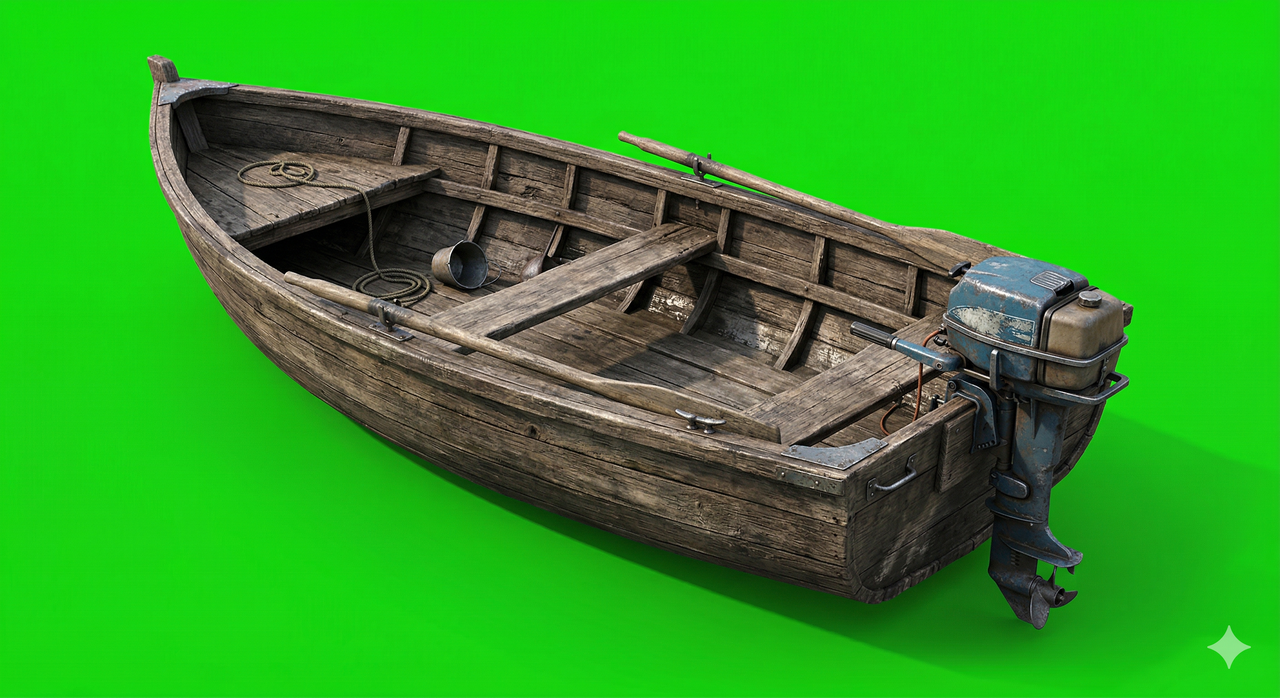
#> input picture scenery/boat_escape.png, 1280 x 698 px, found by its file name; the run also reads 1 picture not shown here
$ python subject_extractor.py
#> lines starting #> are read from the running program, lines starting #| are printed output that depends on the picture; pictures that were not available may be replaced by others from this repository, and a replacement may not be noted
"""Subject Extractor — cuts a subject out of any visual + composites onto chroma.

Complement to vector_compositor (which only handles Shutterstock vectors,
deterministic). This one handles arbitrary source images with unwanted
backgrounds — old/ assets, Veo frames, Gemini round candidates with bad bg, etc.

Modes:
  rembg     — generic AI-based subject extraction (boats, jeeps, props,
              human silhouettes — anything photographic on any bg)
  luma      — luminance matte for smoke/dust/fog on dark bg (bright -> alpha,
              dark -> transparent). Use this for flare_smoke, engine_smoke etc.
  inverse_luma — opposite: dark -> alpha, bright -> transparent. For shadows
                 and silhouettes on bright bg.

Output: PNG on #00B140 chroma, with proper alpha-fringe handling so the
edge doesn't develop the green halo signature we just hunted down.
"""
import sys
import argparse
from pathlib import Path
from PIL import Image, ImageFilter

sys.stdout.reconfigure(encoding="utf-8", errors="replace")

CHROMA = (0, 177, 64)


def extract_rembg(src: Image.Image) -> Image.Image:
    """rembg = U^2-Net based salient object segmentation."""
    from rembg import remove
    out = remove(src)  # returns RGBA with bg removed
    return out


def extract_luma(src: Image.Image, threshold: int = 30, gamma: float = 1.5) -> Image.Image:
    """Bright pixel -> opaque alpha. Dark pixel -> transparent.
    Good for smoke/dust/fog on black bg.
    """
    rgba = src.convert("RGBA")
    px = rgba.load()
    w, h = rgba.size
    for y in range(h):
        for x in range(w):
            r, g, b, a = px[x, y]
            lum = max(r, g, b)  # use max so colored highlights survive
            if lum < threshold:
                px[x, y] = (r, g, b, 0)
            else:
                # smooth alpha ramp from threshold to 255
                a_norm = (lum - threshold) / (255 - threshold)
                a_curved = min(1.0, a_norm ** (1 / gamma))
                px[x, y] = (r, g, b, int(a_curved * 255))
    return rgba


# [58 lines left out: functions extract_inverse_luma, composite_on_chroma, not called in this run]


def save_alpha_png(rgba: Image.Image, output_path: Path):
    """Save as PNG-with-alpha, NO chroma composite. For translucent things
    (smoke, fog, dust, shadows) where the player needs the actual alpha
    channel, not a chroma key.
    """
    output_path.parent.mkdir(parents=True, exist_ok=True)
    rgba.save(output_path)


# [51 lines left out: functions chroma_check, verdict, not called in this run]


def run(input_path: Path, output_path: Path, mode: str, **kw):
#> called with mode = 'rembg'
    print(f"\n>>> {input_path.name}  mode={mode}")
    src = Image.open(input_path)
#> src is the input picture: PIL image 1280x698 RGBA; mean R, G, B, A 45.1, 157.9, 34.7, 255
    if mode == "rembg":
        rgba = extract_rembg(src)
    elif mode == "luma":
        rgba = extract_luma(src, threshold=kw.get("threshold", 30),
                            gamma=kw.get("gamma", 1.5))
    elif mode == "inverse_luma":
        rgba = extract_inverse_luma(src, threshold=kw.get("threshold", 200))
    else:
        raise ValueError(f"unknown mode {mode}")

    out = composite_on_chroma(rgba, defringe=kw.get("defringe", True))
    output_path.parent.mkdir(parents=True, exist_ok=True)
    out.save(output_path)

    c = chroma_check(out)
    v = verdict(c)
    print(f"    saved -> {output_path}")
    print(f"    chroma: purity={c['purity']}  edge={c['edge']}  lean={c['lean']}  [{v}]")
    return v, c


# ============== TEST RUNS ==============

if __name__ == "__main__" and len(sys.argv) == 1:
    OUT = Path(r"C:\emerald\pipeline\review\extracted_v2")
    OUT.mkdir(parents=True, exist_ok=True)

    print("=" * 70)
    print("SUBJECT EXTRACTOR — proof of concept on 3 real cases")
    print("=" * 70)

    # CASE 1: Nirit's hand-made boat (jungle/scene bg) -> chroma cutout
    run(
        Path(r"C:\Users\azril\OneDrive\Desktop\fincail_game\old\scenery\boat_escape.png"),
        OUT / "boat_escape_chroma.png",
        mode="rembg",
    )
#> (the call stopped at in extract_rembg, `out = remove(src)`: rembg is not available in this run)

    # CASE 2: flare_smoke -> alpha PNG (NO chroma, smoke is translucent)
    src = Image.open(r"C:\Users\azril\OneDrive\Desktop\fincail_game\old\bg_extra_assets_video\flare_smoke.png")
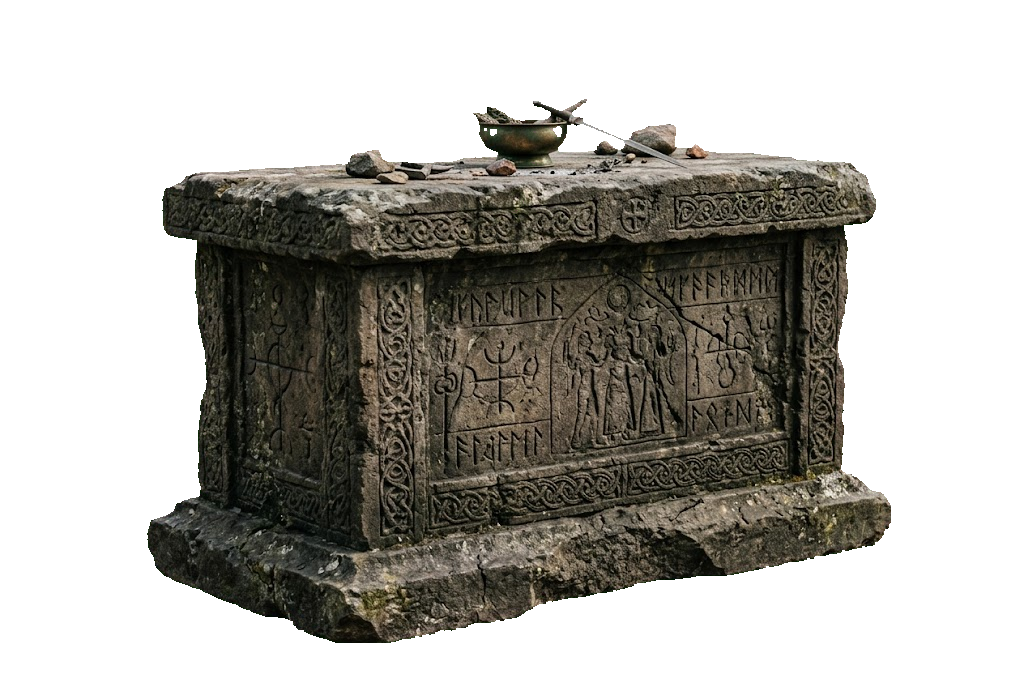
#> input picture scenery/altar_stone_alpha.png, 1024 x 687 px, given in place of flare_smoke.png, which was not available
#> src is the input picture: PIL image 1024x687 RGBA; mean R, G, B, A 31.5, 29.7, 24.4, 109.1
    rgba = extract_luma(src, threshold=20, gamma=1.4)
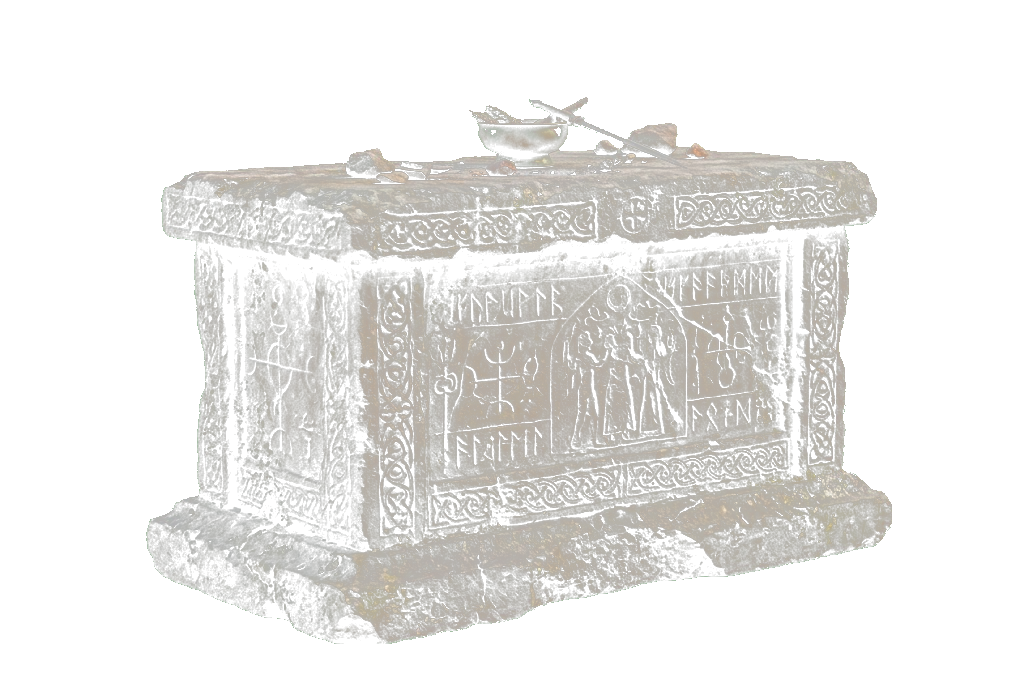
#> rgba: PIL image 1024x687 RGBA; mean R, G, B, A 31.5, 29.7, 24.4, 35.1; transparent parts drawn white
    save_alpha_png(rgba, OUT / "flare_smoke_alpha.png")
    print(f"\n>>> flare_smoke.png  mode=luma -> alpha PNG\n    saved -> {OUT / 'flare_smoke_alpha.png'}")

    # CASE 3: engine_smoke -> alpha PNG
    src = Image.open(r"C:\Users\azril\OneDrive\Desktop\fincail_game\old\bg_extra_assets_video\engine_smoke.png")
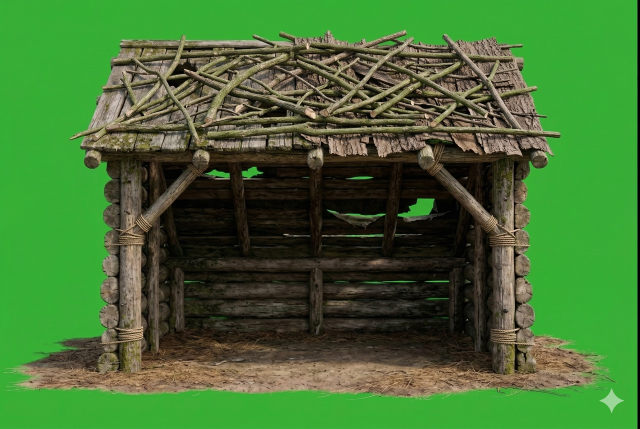
#> input picture scenery/bridge_planks.png, 1280 x 858 px, given in place of engine_smoke.png, which was not available (shown at 1/2 size)
#> src is the input picture: PIL image 1280x858 RGBA; mean R, G, B, A 67.6, 112.5, 51.8, 255
    rgba = extract_luma(src, threshold=15, gamma=1.3)
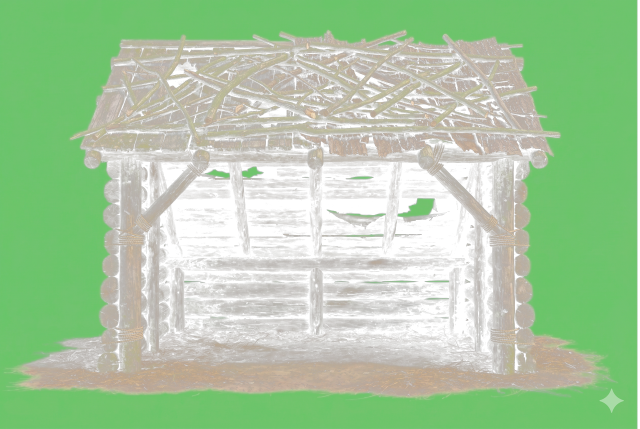
#> rgba: PIL image 1280x858 RGBA (shown at 1/2 size); mean R, G, B, A 67.6, 112.5, 51.8, 125.7; transparent parts drawn white
    save_alpha_png(rgba, OUT / "engine_smoke_alpha.png")
    print(f"\n>>> engine_smoke.png  mode=luma -> alpha PNG\n    saved -> {OUT / 'engine_smoke_alpha.png'}")

    # CASE 4: jeep_hood_open from Nirit's old/ -> chroma cutout (replaces smoking_jeep)
    run(
        Path(r"C:\Users\azril\OneDrive\Desktop\fincail_game\old\scenery\jeep_hood_open.png"),
        OUT / "jeep_hood_open_chroma.png",
        mode="rembg",
    )
#> (the call stopped at in extract_rembg, `out = remove(src)`: rembg is not available in this run)

    # CASE 5: parked_vehicles -- already CLEAN, but as a control test
    # ... skip, already verified clean

    # CASE 6: altar_stone from old/ -> if exists
    p = Path(r"C:\Users\azril\OneDrive\Desktop\fincail_game\old\scenery\altar_stone.png")
    if p.exists():
        run(p, OUT / "altar_stone_chroma.png", mode="rembg")
#> call 3 of run, with mode = 'rembg'
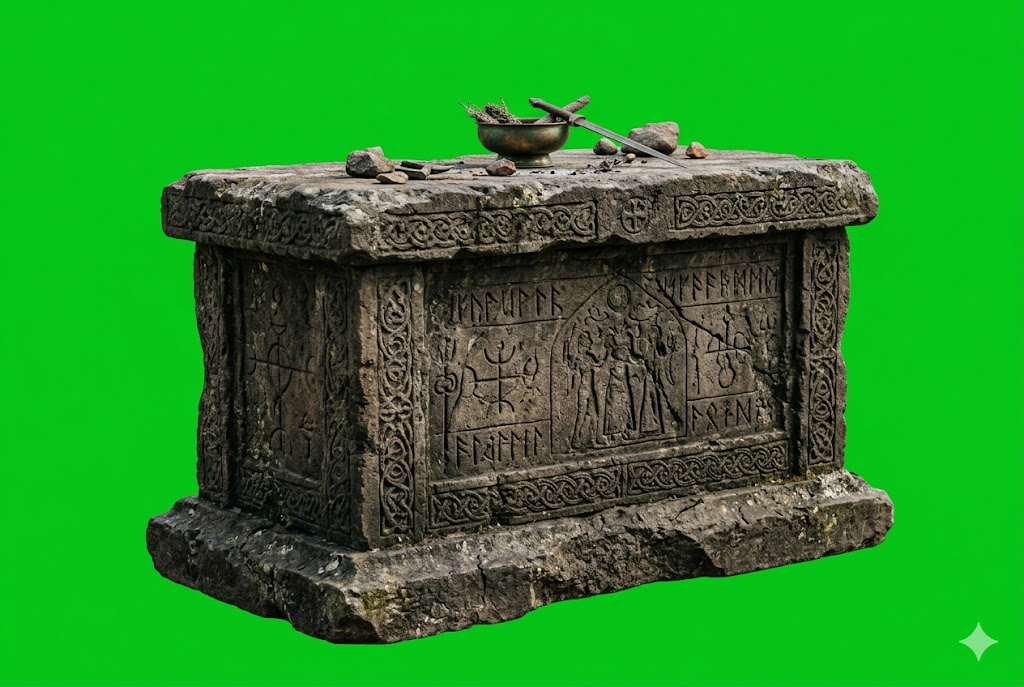
#> input picture scenery/altar_stone.png, 1024 x 687 px, found by its file name
#> in run, src is the input picture: PIL image 1024x687 RGB; mean R, G, B 35.3, 140.5, 38.3
#> (the call stopped at in extract_rembg, `out = remove(src)`: rembg is not available in this run)

    print()
    print("=" * 70)
    print(f"open output dir: {OUT}")
    print("=" * 70)
